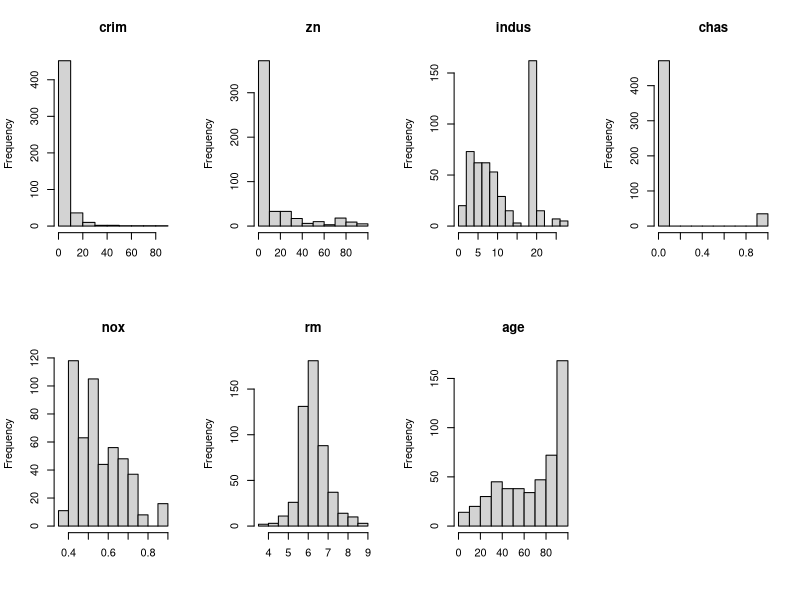
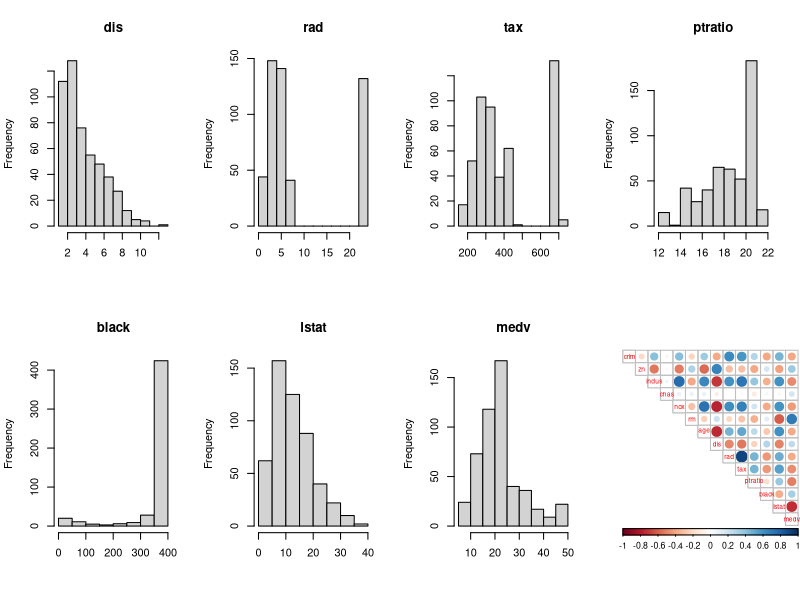
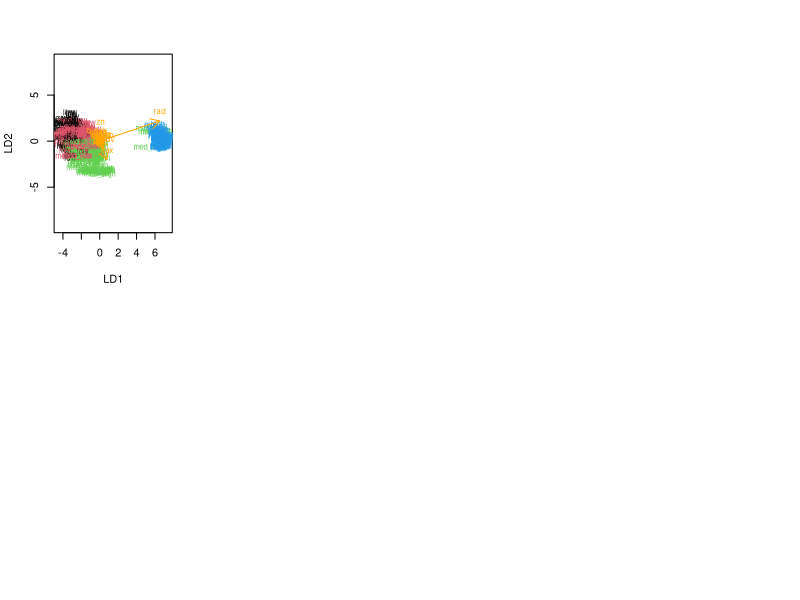

The R source for these figures, in order:
## ---- chunk 1
date()
## ---- chunk 2
library(MASS)
data("Boston")
str(Boston)
summary(Boston)
## ---- chunk 3
library(corrplot)
library(tidyr)
library(MASS)
data("Boston")
par(mfrow = c(2,4))
hist(Boston$crim, main="crim", xlab="")
hist(Boston$zn, main="zn", xlab="")
hist(Boston$indus, main="indus", xlab="")
hist(Boston$chas, main="chas", xlab="")
hist(Boston$nox, main="nox", xlab="")
hist(Boston$rm, main="rm", xlab="")
hist(Boston$age, main="age", xlab="")
## ---- chunk 4
library(corrplot)
library(tidyr)
library(MASS)
data("Boston")
par(mfrow = c(2,4))
hist(Boston$dis, main="dis", xlab="")
hist(Boston$rad, main="rad", xlab="")
hist(Boston$tax, main="tax", xlab="")
hist(Boston$ptratio, main="ptratio", xlab="")
hist(Boston$black, main="black", xlab="")
hist(Boston$lstat, main="lstat", xlab="")
hist(Boston$medv, main="medv", xlab="")
## ---- chunk 5
library(corrplot)
library(tidyr)
library(MASS)
data("Boston")
cor_matrix<-cor(Boston) %>% round(digits = 2)
cor_matrix
corrplot(cor_matrix, method="circle", type="upper", cl.pos="b", tl.pos="d", tl.cex = 0.6)
## ---- chunk 6
library(MASS)
data("Boston")
boston_scaled <- scale(Boston)
summary(boston_scaled)
## ---- chunk 7
boston_scaled <- as.data.frame(boston_scaled)
bins <- quantile(boston_scaled$crim)
bins
crime <- cut(boston_scaled$crim, breaks = bins, include.lowest = TRUE, labels = c("low", "med_low", "med_high", "high"))
table(crime)
boston_scaled <- dplyr::select(boston_scaled, -crim)
boston_scaled <- data.frame(boston_scaled, crime)
## ---- chunk 8
n <- nrow(boston_scaled)
ind <- sample(n,  size = n * 0.8)
train <- boston_scaled[ind,]
test <- boston_scaled[-ind,]
## ---- chunk 9
n <- nrow(boston_scaled)
ind <- sample(n,  size = n * 0.8)
train <- boston_scaled[ind,]
test <- boston_scaled[-ind,]
lda.fit <- lda(crime ~ ., data = train)
lda.fit
lda.arrows <- function(x, myscale = 1, arrow_heads = 0.1, color = "orange", tex = 0.75, choices = c(1,2)){
  heads <- coef(x)
  arrows(x0 = 0, y0 = 0, 
         x1 = myscale * heads[,choices[1]], 
         y1 = myscale * heads[,choices[2]], col=color, length = arrow_heads)
  text(myscale * heads[,choices], labels = row.names(heads), 
       cex = tex, col=color, pos=3)
}
classes <- as.numeric(train$crime)
plot(lda.fit, dimen = 2, col = classes, pch = classes)
lda.arrows(lda.fit, myscale = 2)
## ---- chunk 10
n <- nrow(boston_scaled)
ind <- sample(n,  size = n * 0.8)
train <- boston_scaled[ind,]
test <- boston_scaled[-ind,]
correct_classes <- test$crime
test <- dplyr::select(test, -crime)
lda.pred <- predict(lda.fit, newdata = test)
table(correct = correct_classes, predicted = lda.pred$class)
